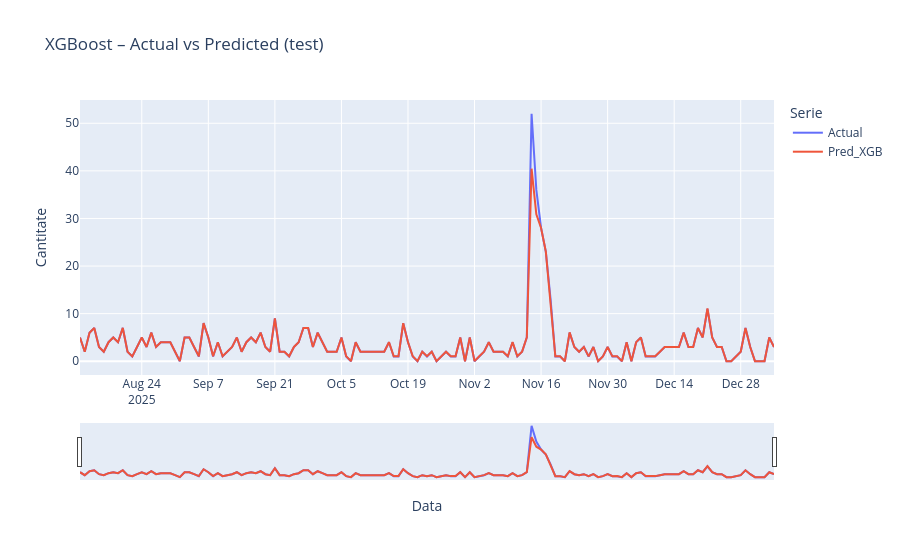

Here is the notebook cell this chart was saved with:
### Code cell
import plotly.express as px

df_plot = pd.DataFrame({
    "DATA": test_df["DATA"].values,
    "Actual": y_true,
    "Pred_XGB": pred_xgb
})

df_long = df_plot.melt("DATA", var_name="Serie", value_name="Cantitate")
fig = px.line(df_long, x="DATA", y="Cantitate", color="Serie",
              title="XGBoost – Actual vs Predicted (test)")
fig.update_layout(hovermode="x unified", xaxis_title="Data", yaxis_title="Cantitate")
fig.update_xaxes(rangeslider_visible=True)
fig.show()

### Figure 1 — Plotly figure (JSON) as saved in the notebook; plotly's stock layout.template omitted (floating-point values rounded to 4 significant figures; data arrays with more than 128 entries replaced by an {"elided": "..."} marker saying what was removed)
{"data": [{"hovertemplate": "Serie=Actual<br>DATA=%{x}<br>Cantitate=%{y}<extra></extra>", "legendgroup": "Actual", "line": {"color": "#636efa", "dash": "solid"}, "marker": {"symbol": "circle"}, "mode": "lines", "name": "Actual", "orientation": "v", "showlegend": true, "type": "scatter", "x": {"elided": "147 str values"}, "xaxis": "x", "y": {"elided": "147 float values"}, "yaxis": "y"}, {"hovertemplate": "Serie=Pred_XGB<br>DATA=%{x}<br>Cantitate=%{y}<extra></extra>", "legendgroup": "Pred_XGB", "line": {"color": "#EF553B", "dash": "solid"}, "marker": {"symbol": "circle"}, "mode": "lines", "name": "Pred_XGB", "orientation": "v", "showlegend": true, "type": "scatter", "x": {"elided": "147 str values"}, "xaxis": "x", "y": {"elided": "147 float values"}, "yaxis": "y"}], "layout": {"hovermode": "x unified", "legend": {"title": {"text": "Serie"}, "tracegroupgap": 0}, "title": {"text": "XGBoost – Actual vs Predicted (test)"}, "xaxis": {"anchor": "y", "domain": [0, 1], "rangeslider": {"visible": true}, "title": {"text": "Data"}}, "yaxis": {"anchor": "x", "domain": [0, 1], "title": {"text": "Cantitate"}}}}
